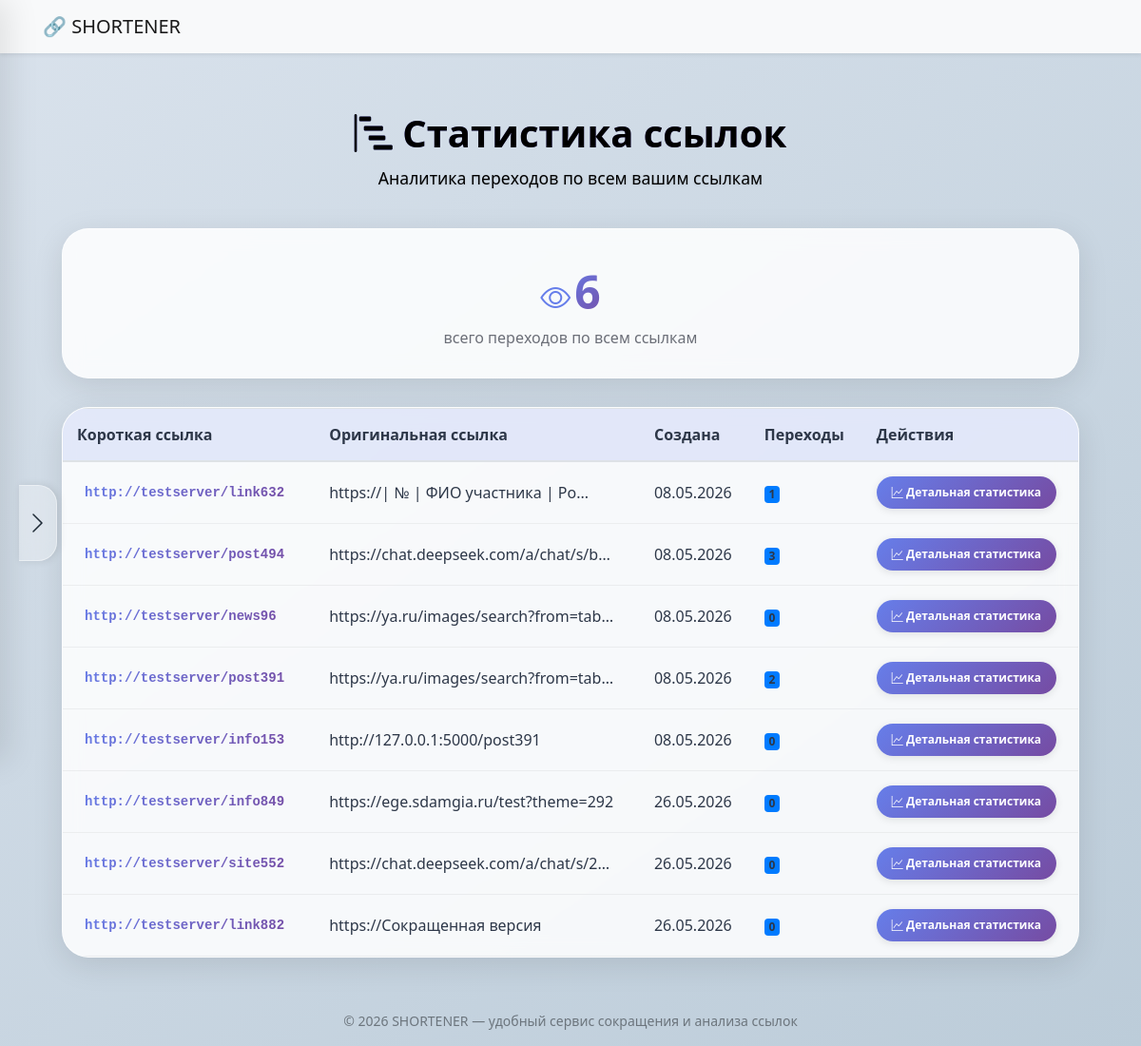
Screenshot of /stats (signed in) with the database file from the repository.
### app/models/link.py (models this page shows, shortened)
class Link(db.Model):
    __tablename__ = "links"
    id = db.Column(db.Integer, primary_key=True)
    user_id = db.Column(
        db.Integer,
        db.ForeignKey("users.id"),
        nullable=False
    )
    original_url = db.Column(db.Text, nullable=False)
    short_code = db.Column(db.String(50), unique=True, nullable=False, index=True)
    title = db.Column(db.String(200))
    description = db.Column(db.Text)
    created_at = db.Column(db.DateTime, default=datetime.utcnow)
    clicks_count = db.Column(db.Integer, default=0)
    user = db.relationship('User', backref='links')

### app/routes/links.py (the view)
@bp.route('/stats')
@login_required
def overall_stats():
    links = Link.query.filter_by(user_id=current_user.id).all()
    total_clicks = sum(link.clicks_count or 0 for link in links)
    return render_template('stats.html', links=links, total_clicks=total_clicks)

### templates/stats.html (shortened to what this page needs)
{% extends "base.html" %}
{% block content %}
<html lang="ru">
<head>
    <link rel="stylesheet" href="https://cdn.jsdelivr.net/npm/bootstrap-icons@1.11.1/font/bootstrap-icons.css">
    <link rel="stylesheet" href="{{ url_for('static', filename='css/stats.css') }}">
    <link rel="stylesheet" href="{{ url_for('static', filename='css/main.css') }}">
</head>
<body>
<div class="panel-trigger" id="panelTrigger">
    <i class="bi bi-chevron-right"></i>
</div>
</body>
<div class="stats-container">
    <div class="page-header" style="color: #000000;">
    <h1 style="color: #000000;"><i class="bi bi-bar-chart-steps"></i> Статистика ссылок</h1>
    <p style="color: #000000;">Аналитика переходов по всем вашим ссылкам</p>
    </div>
    <div class="total-card">
        <i class="bi bi-eye" style="font-size: 32px; color: #667eea;"></i>
        <div class="total-number">{{ total_clicks }}</div>
        <div style="color: #6c6f78;">всего переходов по всем ссылкам</div>
    </div>
    {% if links %}
    <div class="links-table-container">
        <div class="table-responsive">
            <table class="table table-hover">
                <thead>
                    <tr>
                        <th>Короткая ссылка</th>
                        <th>Оригинальная ссылка</th>
                        <th>Создана</th>
                        <th>Переходы</th>
                        <th>Действия</th>
                    </tr>
                </thead>
                <tbody>
                    {% for link in links %}
                    <tr>
                        <td>
                            <a href="{{ url_for('links.redirect_to_original', short_code=link.short_code, _external=True) }}" class="short-link" target="_blank">
                            </a>
                        </td>
                        <td>
                            <div title="{{ link.original_url }}" style="max-width: 300px; overflow: hidden; text-overflow: ellipsis; white-space: nowrap;">
                                {{ link.original_url[:50] }}{% if link.original_url|length > 50 %}...{% endif %}
                            </div>
                        </td>
                        <td>{{ link.created_at.strftime('%d.%m.%Y') if link.created_at else '—' }}</td>
                        <td>
                            <span class="badge bg-primary">{{ link.clicks_count or 0 }}</span>
                        </td>
                        <td>
                            <button class="view-stats-btn" onclick="window.location.href='{{ url_for('links.show_stats', link_id=link.id) }}'">
                                <i class="bi bi-graph-up"></i> Детальная статистика
                            </button>
                        </td>
                    </tr>
                    {% endfor %}
                </tbody>
            </table>
        </div>
    </div>
    {% endif %}
</div>
{% endblock %}

### templates/base.html (shortened to what this page needs)
<!doctype html>
<html lang="ru">
<head>
    <link rel="stylesheet"
          href="https://stackpath.bootstrapcdn.com/bootstrap/4.4.1/css/bootstrap.min.css"
>
    <link rel="stylesheet" href="{{ url_for('static', filename='css/style.css') }}">
</head>
<body>
<header>
    <nav class="navbar navbar-light bg-light shadow-sm">
        <div class="container">
            <a class="navbar-brand navbar-brand-custom" href="#">🔗 SHORTENER</a>
        </div>
    </nav>
</header>
<main>
    <div class="container mt-4">
        {% block content %}
        {% endblock %}
    </div>
</main>
<footer>
    <div class="container text-center">
        <span>© 2026 SHORTENER — удобный сервис сокращения и анализа ссылок</span>
    </div>
</footer>
</body>
</html>

### static/css/style.css (style rules this page uses)
body { background: #f0f2f5; }
html, body { height: 100%; margin: 0; padding: 0; }
body { display: flex; flex-direction: column; min-height: 100vh; }
main { flex: 1 0 auto; }
footer { flex-shrink: 0; padding: 1rem 0; color: #6c757d; font-size: 0.875rem; }

### static/css/stats.css (style rules this page uses)
* { margin: 0; padding: 0; box-sizing: border-box; }
body { background: linear-gradient(135deg, #667eea 0%, #764ba2 40%, #ff6b6b 100%); min-height: 100vh; font-family: 'Segoe UI', -apple-system, BlinkMacSystemFont, 'Inter', system-ui, sans-serif; margin: 0; padding: 0; }
.stats-container { max-width: 1200px; margin: 40px auto; padding: 0 20px; }
.page-header { text-align: center; margin-bottom: 40px; padding-top: 20px; }
.page-header h1 { font-size: 2.5rem; font-weight: 800; margin-bottom: 10px; background: linear-gradient(135deg, #667eea, #764ba2); -webkit-background-clip: text; background-clip: text; color: transparent; text-shadow: none; }
.page-header p { font-size: 1.1rem; color: rgba(255, 255, 255, 0.9); text-shadow: 0 1px 2px rgba(0, 0, 0, 0.1); }
.total-card { background: rgba(255, 255, 255, 0.85); backdrop-filter: blur(10px); border-radius: 28px; padding: 30px; text-align: center; margin-bottom: 30px; box-shadow: 0 8px 32px rgba(0, 0, 0, 0.1); border: 1px solid rgba(255, 255, 255, 0.5); transition: transform 0.3s ease, box-shadow 0.3s ease; }
.total-number { font-size: 48px; font-weight: 800; background: linear-gradient(135deg, #667eea, #764ba2); -webkit-background-clip: text; background-clip: text; color: transparent; display: inline-block; }
.links-table-container { background: rgba(255, 255, 255, 0.85); backdrop-filter: blur(10px); border-radius: 28px; overflow: hidden; box-shadow: 0 8px 32px rgba(0, 0, 0, 0.1); border: 1px solid rgba(255, 255, 255, 0.5); }
.table { margin-bottom: 0; background: transparent; }
.table th { background: rgba(102, 126, 234, 0.15); border-bottom: 1px solid rgba(102, 126, 234, 0.2); padding: 15px; font-weight: 700; color: #2d3748; }
.table td { padding: 15px; vertical-align: middle; border-bottom: 1px solid rgba(0, 0, 0, 0.05); color: #2d3748; background: transparent; }
.short-link { font-family: 'Fira Code', 'Courier New', monospace; font-size: 14px; font-weight: 700; background: linear-gradient(135deg, #667eea, #764ba2); -webkit-background-clip: text; background-clip: text; color: transparent; text-decoration: none; padding: 4px 8px; border-radius: 12px; transition: all 0.2s ease; display: inline-block; }
.view-stats-btn { background: linear-gradient(135deg, #667eea, #764ba2); color: white; border: none; padding: 8px 16px; border-radius: 40px; cursor: pointer; font-size: 12px; font-weight: 600; transition: all 0.3s ease; font-family: inherit; box-shadow: 0 2px 8px rgba(0, 0, 0, 0.1); }
.links-table-container { overflow-x: auto; }

### static/css/main.css (style rules this page uses)
body { background: linear-gradient(145deg, #d9e2ec 0%, #bcccd9 100%); min-height: 100vh; margin: 0; padding: 0; font-family: 'Segoe UI', -apple-system, BlinkMacSystemFont, 'Inter', system-ui, sans-serif; }
.panel-trigger { position: fixed; left: 20px; top: 50%; transform: translateY(-50%); width: 40px; height: 80px; background: rgba(255, 255, 255, 0.3); backdrop-filter: blur(10px); border-radius: 0 20px 20px 0; cursor: pointer; z-index: 1001; display: flex; align-items: center; justify-content: center; transition: all 0.3s ease; box-shadow: 2px 0 8px rgba(0, 0, 0, 0.1); border: 1px solid rgba(255, 255, 255, 0.4); border-left: none; }
.panel-trigger i { color: #1e2a36; font-size: 24px; }

### rows the page displays
Link: original_url "https://| № | ФИО участника | Ро", created_at "08.05.2026", clicks_count "1"
Link: original_url "https://chat.deepseek.com/a/chat/s/b…", created_at "08.05.2026", clicks_count "3"
Link: original_url "https://ya.ru/images/search?from=tab…", created_at "08.05.2026", clicks_count "0"
Link: original_url "https://ya.ru/images/search?from=tab…", created_at "08.05.2026", clicks_count "2"
Link: original_url "http://127.0.0.1:5000/post391", created_at "08.05.2026", clicks_count "0"
Link: original_url "https://ege.sdamgia.ru/test?theme=292", created_at "26.05.2026", clicks_count "0"
Link: original_url "https://chat.deepseek.com/a/chat/s/2…", created_at "26.05.2026", clicks_count "0"
Link: original_url "https://Сокращенная версия", created_at "26.05.2026", clicks_count "0"
